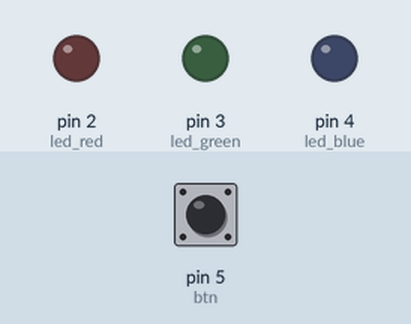
This sketch was run on a simulated Arduino Uno, built with avr-gcc and run on an emulated ATmega328P. Parts: output pins drawn as LEDs (lit = HIGH). Inputs (shaded band) come from the test bench; at power-on: pin 5 (btn) LOW.

Above: at 1.2 s.
1.3 s: pin 5 (btn) pulled HIGH for 0.15 s
At 2.2 s:
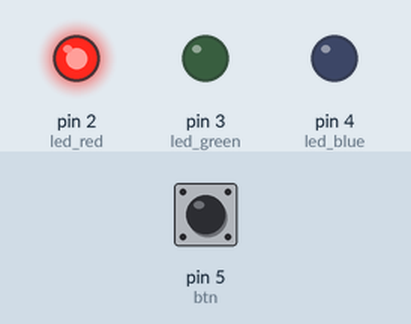
2.9 s: pin 5 (btn) pulled HIGH for 1 s
At 4.7 s:
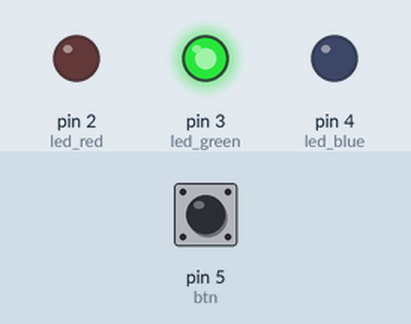
5.4 s: pin 5 (btn) pulled HIGH for 0.15 s
At 6.6 s:
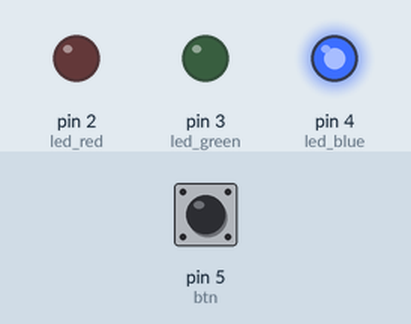
7.0 s: pin 5 (btn) pulled HIGH for 3.2 s
At 10.7 s:
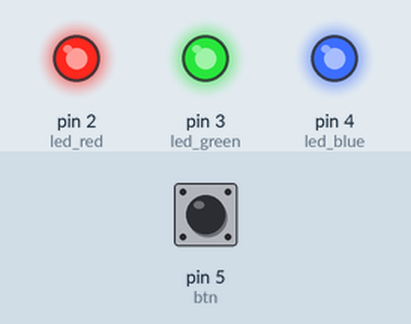
11.7 s: pin 5 (btn) pulled HIGH for 0.15 s
At 12.6 s:
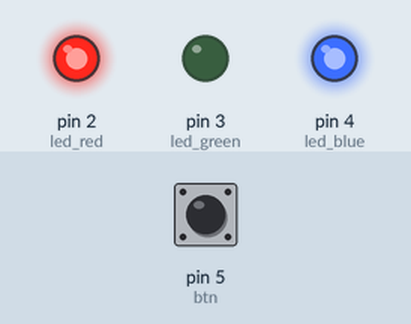
13.3 s: pin 5 (btn) pulled HIGH for 1 s
At 15.0 s:
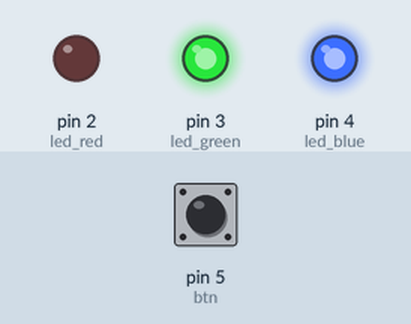
Timing chart, 0 to 16.5 s (numbered marks = the images above; inputs shaded):
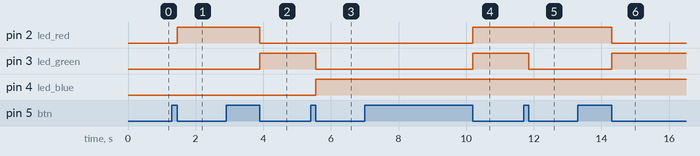

The sketch:

Led_normal.ino
```cpp
#define led_red 2
#define led_green 3
#define led_blue 4
#define btn 5
#define maximo 7

int btn_clicado = 0;
int btn_liberado = 0;
int ciclo = 0; // qual cor o led acende

void vermelho(){
  digitalWrite(led_red,HIGH);
  digitalWrite(led_green,LOW);
  digitalWrite(led_blue,LOW);
}
void verde(){
  digitalWrite(led_red,LOW);
  digitalWrite(led_green,HIGH);
  digitalWrite(led_blue,LOW);
}
void azul(){
  digitalWrite(led_red,LOW);
  digitalWrite(led_green,LOW);
  digitalWrite(led_blue,HIGH);
}

void cor1(){
  digitalWrite(led_red,HIGH);
  digitalWrite(led_green,HIGH);
  digitalWrite(led_blue,HIGH);
}
void cor2(){
  digitalWrite(led_red,HIGH);
  digitalWrite(led_green,LOW);
  digitalWrite(led_blue,HIGH);
}
void cor3(){
  digitalWrite(led_red,LOW);
  digitalWrite(led_green,HIGH);
  digitalWrite(led_blue,HIGH);
}
void cor4(){
  digitalWrite(led_red,HIGH);
  digitalWrite(led_green,HIGH);
  digitalWrite(led_blue,LOW);
}
void troca_led(){
  if(ciclo == 0){
    vermelho();
  }
  else if(ciclo == 1){
    verde();
  }
  else if(ciclo == 2){
    azul();
  }
  else if(ciclo == 3){
    cor1();
  }
  else if(ciclo == 4){
    cor2();
  }
  else if(ciclo == 5){
    cor3();
  }
  else{
    cor4();
  }
  ciclo = (ciclo+1) % maximo;
}
void verifica_btn(){
  if(digitalRead(btn) == HIGH){
    btn_clicado = true;
    btn_liberado = false;
  }
  else{
    btn_liberado  = true;
  }
  if( (btn_clicado == true) and (btn_liberado == true) ){
    btn_clicado = false;
    btn_liberado = false;
    troca_led();
  }
}

void setup() {
  pinMode(led_red, OUTPUT);
  pinMode(led_green,OUTPUT);
  pinMode(led_blue,OUTPUT);
  pinMode(btn,INPUT);

}

void loop() {
  verifica_btn();

}
```

Measured:
- after the input at 1.3 s, pin 2 (led_red): LOW → HIGH after 0.15 s
- after the input at 2.9 s, pin 2 (led_red): HIGH → LOW after 1.0 s; pin 3 (led_green): LOW → HIGH after 1.0 s
- after the input at 5.4 s, pin 3 (led_green): HIGH → LOW after 0.15 s; pin 4 (led_blue): LOW → HIGH after 0.15 s
- after the input at 7.0 s, pin 2 (led_red), pin 3 (led_green): LOW → HIGH after 3.2 s
- after the input at 11.7 s, pin 3 (led_green): HIGH → LOW after 0.15 s
- after the input at 13.3 s, pin 2 (led_red): HIGH → LOW after 1.0 s; pin 3 (led_green): LOW → HIGH after 1.0 s
